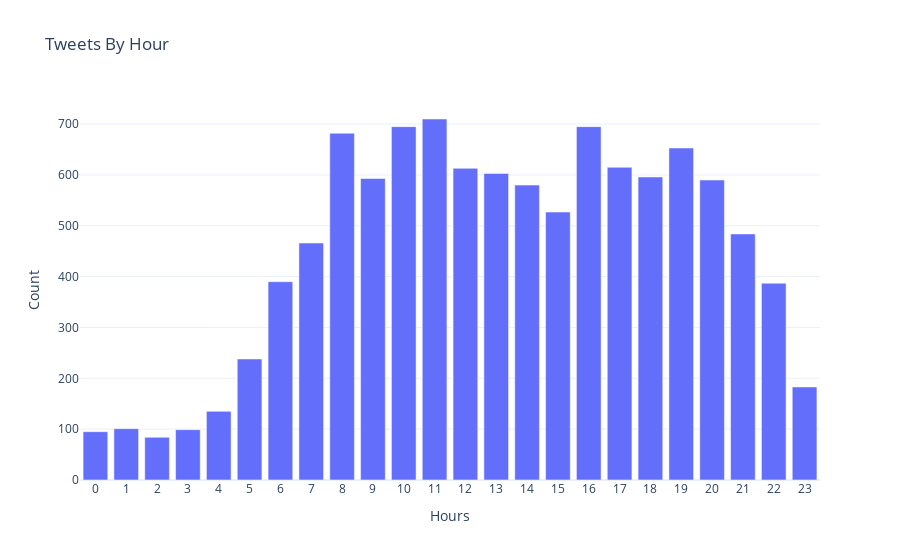

Here is the notebook cell this chart was saved with:
### Markdown cell above
## 3.1. Tweets By Time

### Code cell
# Assuming tweets_by_hour_df is a pandas DataFrame
fig = px.bar(tweets_by_hour_df, x='hour', y='counts',
             labels={'counts': 'Count', 'hour': 'Hours'},
             title='Tweets By Hour',
             template='plotly_white')

# Update x-axis ticks
fig.update_xaxes(tickvals=tweets_by_hour_df['hour'])

# Show the plot
fig.show()

### Figure 1 — Plotly figure (JSON) as saved in the notebook; plotly's stock layout.template omitted (floating-point values rounded to 4 significant figures)
{"data": [{"alignmentgroup": "True", "hovertemplate": "Hours=%{x}<br>Count=%{y}<extra></extra>", "legendgroup": "", "marker": {"color": "#636efa", "pattern": {"shape": ""}}, "name": "", "offsetgroup": "", "orientation": "v", "showlegend": false, "textposition": "auto", "x": [11, 16, 10, 8, 19, 17, 12, 13, 18, 9, 20, 14, 15, 21, 7, 6, 22, 5, 23, 4, 1, 3, 0, 2], "xaxis": "x", "y": [710, 695, 695, 682, 653, 615, 613, 603, 596, 593, 590, 580, 527, 484, 466, 390, 387, 238, 183, 135, 101, 99, 95, 84], "yaxis": "y", "type": "bar"}], "layout": {"xaxis": {"anchor": "y", "domain": [0.0, 1.0], "title": {"text": "Hours"}, "tickvals": [11, 16, 10, 8, 19, 17, 12, 13, 18, 9, 20, 14, 15, 21, 7, 6, 22, 5, 23, 4, 1, 3, 0, 2]}, "yaxis": {"anchor": "x", "domain": [0.0, 1.0], "title": {"text": "Count"}}, "legend": {"tracegroupgap": 0}, "title": {"text": "Tweets By Hour"}, "barmode": "relative"}}
